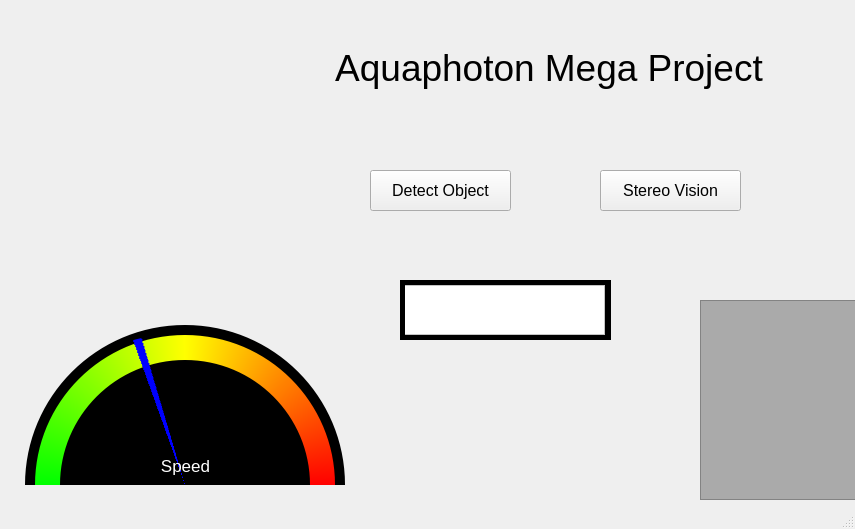
<?xml version="1.0" encoding="UTF-8"?>
<ui version="4.0">
 <class>MainWindow</class>
 <widget class="QMainWindow" name="MainWindow">
  <property name="geometry">
   <rect>
    <x>0</x>
    <y>0</y>
    <width>855</width>
    <height>529</height>
   </rect>
  </property>
  <property name="windowTitle">
   <string>MainWindow</string>
  </property>
  <widget class="QWidget" name="centralwidget">
   <widget class="QLCDNumber" name="current">
    <property name="geometry">
     <rect>
      <x>910</x>
      <y>680</y>
      <width>101</width>
      <height>51</height>
     </rect>
    </property>
    <property name="digitCount">
     <number>3</number>
    </property>
    <property name="segmentStyle">
     <enum>QLCDNumber::Flat</enum>
    </property>
   </widget>
   <widget class="QLCDNumber" name="voltage">
    <property name="geometry">
     <rect>
      <x>910</x>
      <y>750</y>
      <width>101</width>
      <height>51</height>
     </rect>
    </property>
    <property name="digitCount">
     <number>3</number>
    </property>
    <property name="segmentStyle">
     <enum>QLCDNumber::Flat</enum>
    </property>
   </widget>
   <widget class="QLabel" name="volt">
    <property name="geometry">
     <rect>
      <x>1030</x>
      <y>760</y>
      <width>61</width>
      <height>31</height>
     </rect>
    </property>
    <property name="font">
     <font>
      <pointsize>15</pointsize>
     </font>
    </property>
    <property name="text">
     <string>V</string>
    </property>
   </widget>
   <widget class="QLabel" name="ampere">
    <property name="geometry">
     <rect>
      <x>1030</x>
      <y>690</y>
      <width>51</width>
      <height>31</height>
     </rect>
    </property>
    <property name="font">
     <font>
      <pointsize>15</pointsize>
     </font>
    </property>
    <property name="text">
     <string>mA</string>
    </property>
   </widget>
   <widget class="QLabel" name="Title">
    <property name="geometry">
     <rect>
      <x>280</x>
      <y>30</y>
      <width>538</width>
      <height>76</height>
     </rect>
    </property>
    <property name="font">
     <font>
      <pointsize>28</pointsize>
     </font>
    </property>
    <property name="styleSheet">
     <string notr="true"/>
    </property>
    <property name="text">
     <string>Aquaphoton Mega Project</string>
    </property>
    <property name="alignment">
     <set>Qt::AlignCenter</set>
    </property>
   </widget>
   <widget class="QPushButton" name="detect">
    <property name="geometry">
     <rect>
      <x>370</x>
      <y>170</y>
      <width>141</width>
      <height>41</height>
     </rect>
    </property>
    <property name="font">
     <font>
      <pointsize>12</pointsize>
     </font>
    </property>
    <property name="text">
     <string>Detect Object</string>
    </property>
   </widget>
   <widget class="QPushButton" name="stereo">
    <property name="geometry">
     <rect>
      <x>600</x>
      <y>170</y>
      <width>141</width>
      <height>41</height>
     </rect>
    </property>
    <property name="font">
     <font>
      <pointsize>12</pointsize>
     </font>
    </property>
    <property name="text">
     <string>Stereo Vision</string>
    </property>
   </widget>
   <widget class="QFrame" name="speedFore">
    <property name="geometry">
     <rect>
      <x>60</x>
      <y>360</y>
      <width>250</width>
      <height>250</height>
     </rect>
    </property>
    <property name="styleSheet">
     <string notr="true">border-radius: 125px;
background-color: qconicalgradient(cx:0.5, cy:0.5, angle:0, stop:0.49835 rgba(0, 0, 0, 255), stop:0.5 rgba(117, 117, 117, 0));</string>
    </property>
    <property name="frameShape">
     <enum>QFrame::StyledPanel</enum>
    </property>
    <property name="frameShadow">
     <enum>QFrame::Raised</enum>
    </property>
   </widget>
   <widget class="QFrame" name="speedBack">
    <property name="geometry">
     <rect>
      <x>25</x>
      <y>325</y>
      <width>320</width>
      <height>320</height>
     </rect>
    </property>
    <property name="styleSheet">
     <string notr="true">border-radius: 160px;
background-color: qconicalgradient(cx:0.5, cy:0.5, angle:0, stop:0.49835 rgba(0, 0, 0, 255), stop:0.5 rgba(117, 117, 117, 0));</string>
    </property>
    <property name="frameShape">
     <enum>QFrame::StyledPanel</enum>
    </property>
    <property name="frameShadow">
     <enum>QFrame::Raised</enum>
    </property>
   </widget>
   <widget class="QFrame" name="speedColors">
    <property name="geometry">
     <rect>
      <x>35</x>
      <y>335</y>
      <width>300</width>
      <height>300</height>
     </rect>
    </property>
    <property name="styleSheet">
     <string notr="true">background-color: qconicalgradient(cx:0.5, cy:0.5, angle:0, stop:0 rgba(255, 0, 0, 255), stop:0.25 rgba(255, 255, 0, 255), stop:0.499 rgba(0, 255, 0, 255), stop:0.5 rgba(0, 255, 0, 0));
border-radius: 150px;</string>
    </property>
    <property name="frameShape">
     <enum>QFrame::StyledPanel</enum>
    </property>
    <property name="frameShadow">
     <enum>QFrame::Raised</enum>
    </property>
   </widget>
   <widget class="QFrame" name="frame">
    <property name="geometry">
     <rect>
      <x>700</x>
      <y>300</y>
      <width>200</width>
      <height>200</height>
     </rect>
    </property>
    <property name="styleSheet">
     <string notr="true">background-color: rgb(170, 170, 170);</string>
    </property>
    <property name="frameShape">
     <enum>QFrame::StyledPanel</enum>
    </property>
    <property name="frameShadow">
     <enum>QFrame::Raised</enum>
    </property>
   </widget>
   <widget class="QFrame" name="pointer">
    <property name="geometry">
     <rect>
      <x>35</x>
      <y>335</y>
      <width>300</width>
      <height>300</height>
     </rect>
    </property>
    <property name="styleSheet">
     <string notr="true">border-radius: 135px;
background-color: qconicalgradient(cx:0.5, cy:0.5, angle:180, stop:0.795 rgba(26, 26, 26, 0), stop:0.796 rgba(0, 0, 255, 255), stop:0.8 rgba(0, 0, 255, 255), stop:0.804 rgba(0, 0, 255, 255), stop:0.805 rgba(26, 26, 26, 0));</string>
    </property>
    <property name="frameShape">
     <enum>QFrame::StyledPanel</enum>
    </property>
    <property name="frameShadow">
     <enum>QFrame::Raised</enum>
    </property>
   </widget>
   <widget class="QLabel" name="speedLabel">
    <property name="geometry">
     <rect>
      <x>150</x>
      <y>450</y>
      <width>71</width>
      <height>31</height>
     </rect>
    </property>
    <property name="font">
     <font>
      <pointsize>13</pointsize>
     </font>
    </property>
    <property name="styleSheet">
     <string notr="true">color: rgb(255, 255, 255);</string>
    </property>
    <property name="text">
     <string>Speed</string>
    </property>
    <property name="alignment">
     <set>Qt::AlignCenter</set>
    </property>
    <property name="margin">
     <number>3</number>
    </property>
   </widget>
   <widget class="QFrame" name="blackbckgrnd">
    <property name="geometry">
     <rect>
      <x>400</x>
      <y>280</y>
      <width>211</width>
      <height>60</height>
     </rect>
    </property>
    <property name="styleSheet">
     <string notr="true">background-color: rgb(0, 0, 0);</string>
    </property>
    <property name="frameShape">
     <enum>QFrame::StyledPanel</enum>
    </property>
    <property name="frameShadow">
     <enum>QFrame::Raised</enum>
    </property>
    <widget class="QFrame" name="whitebckgrnd">
     <property name="geometry">
      <rect>
       <x>5</x>
       <y>5</y>
       <width>200</width>
       <height>50</height>
      </rect>
     </property>
     <property name="styleSheet">
      <string notr="true">background-color: rgb(255, 255, 255);</string>
     </property>
     <property name="frameShape">
      <enum>QFrame::StyledPanel</enum>
     </property>
     <property name="frameShadow">
      <enum>QFrame::Raised</enum>
     </property>
     <widget class="QFrame" name="connectivity">
      <property name="geometry">
       <rect>
        <x>-1</x>
        <y>0</y>
        <width>201</width>
        <height>50</height>
       </rect>
      </property>
      <property name="styleSheet">
       <string notr="true">background-color: qlineargradient(spread:pad, x1:0, y1:0, x2:1, y2:0, stop:0 rgba(255, 0, 0, 255), stop:0.5 rgba(255, 255, 0, 255), stop:1 rgba(0, 255, 0, 255));</string>
      </property>
      <property name="frameShape">
       <enum>QFrame::StyledPanel</enum>
      </property>
      <property name="frameShadow">
       <enum>QFrame::Raised</enum>
      </property>
      <widget class="QFrame" name="hide">
       <property name="geometry">
        <rect>
         <x>0</x>
         <y>0</y>
         <width>201</width>
         <height>50</height>
        </rect>
       </property>
       <property name="styleSheet">
        <string notr="true">background-color: rgb(255, 255, 255);</string>
       </property>
       <property name="frameShape">
        <enum>QFrame::StyledPanel</enum>
       </property>
       <property name="frameShadow">
        <enum>QFrame::Raised</enum>
       </property>
      </widget>
     </widget>
    </widget>
   </widget>
   <zorder>speedBack</zorder>
   <zorder>current</zorder>
   <zorder>voltage</zorder>
   <zorder>volt</zorder>
   <zorder>ampere</zorder>
   <zorder>Title</zorder>
   <zorder>detect</zorder>
   <zorder>stereo</zorder>
   <zorder>speedColors</zorder>
   <zorder>frame</zorder>
   <zorder>speedFore</zorder>
   <zorder>pointer</zorder>
   <zorder>speedLabel</zorder>
   <zorder>blackbckgrnd</zorder>
  </widget>
  <widget class="QMenuBar" name="menubar">
   <property name="geometry">
    <rect>
     <x>0</x>
     <y>0</y>
     <width>855</width>
     <height>21</height>
    </rect>
   </property>
  </widget>
  <widget class="QStatusBar" name="statusbar"/>
 </widget>
 <resources/>
 <connections/>
</ui>
